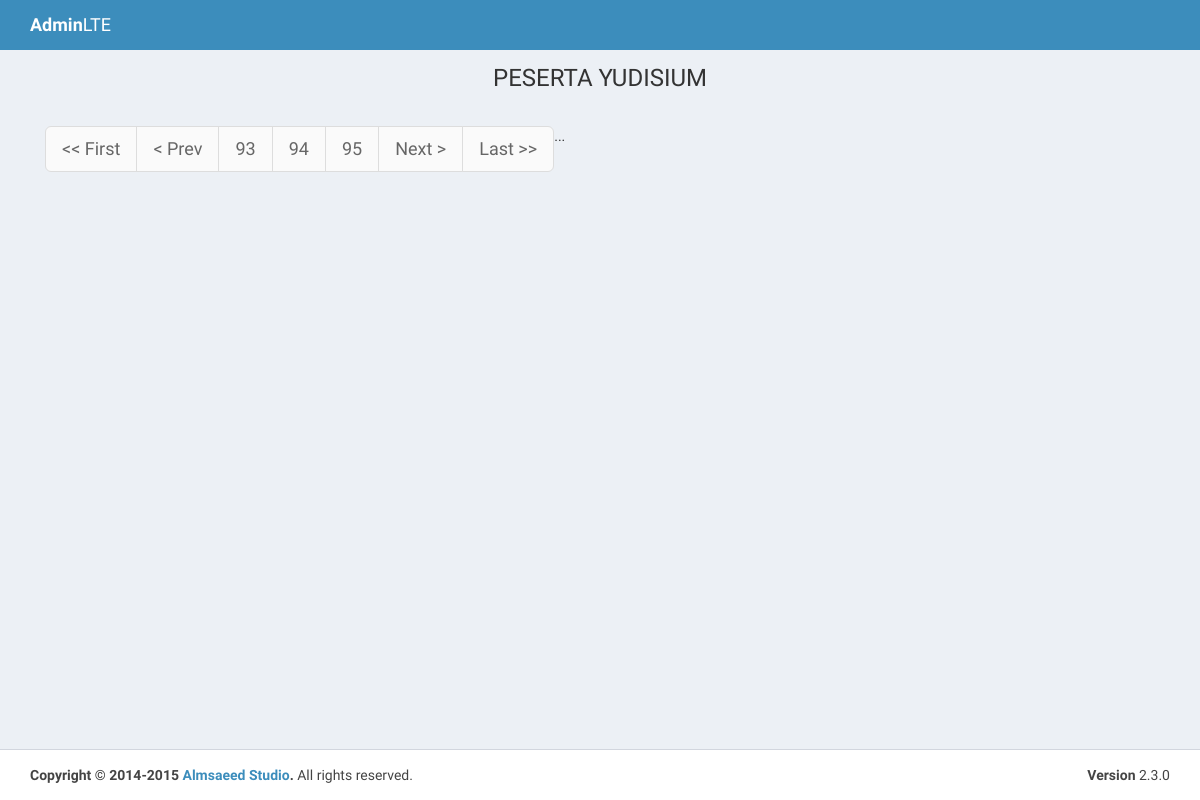
The app's page /ajax.php?halaman=95, older data.
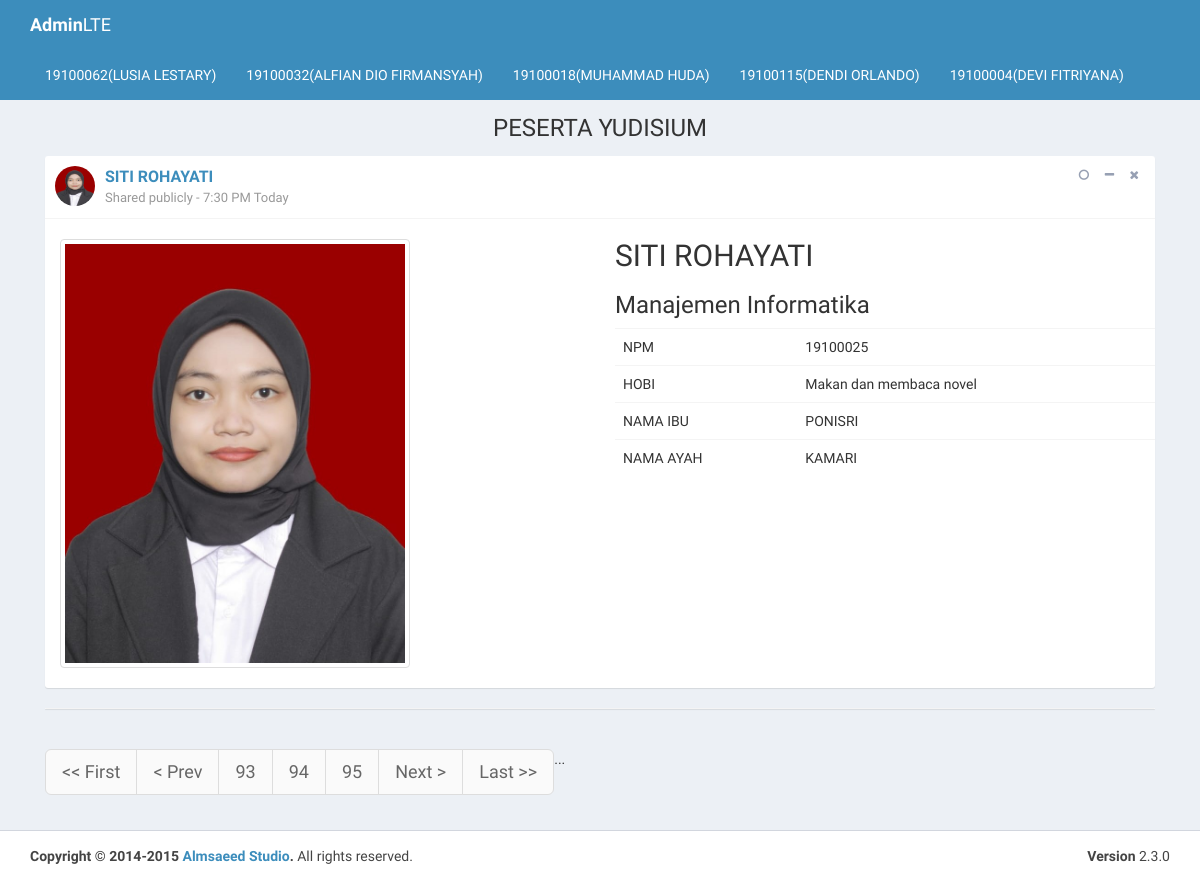
The same page, newer data.
### tables this page shows
CREATE TABLE `mhs` (
  `id_mhs` int(100) NOT NULL,
  `nama_mhs` varchar(100) NOT NULL,
  `npm_mhs` varchar(100) NOT NULL,
  `email_mhs` varchar(100) NOT NULL,
  `hp_mhs` varchar(100) NOT NULL,
  `hobi_mhs` varchar(100) NOT NULL,
  `lulus_mhs` varchar(100) NOT NULL,
  `foto_mhs` varchar(100) NOT NULL,
  `prodi_mhs` varchar(100) NOT NULL,
  `alamat_mhs` text NOT NULL,
  `ayah_mhs` varchar(100) NOT NULL,
  `ibu_mhs` varchar(100) NOT NULL,
  `pekerjaan_mhs` varchar(100) NOT NULL,
  `status_mhs` varchar(100) NOT NULL,
  `pass_mhs` varchar(100) NOT NULL,
  `read_pass` varchar(100) NOT NULL
);

### ajax.php (the view, shortened to what this page needs)
<?php
  include "koneksi.php";
  include "class_paging.php";
?>
<!DOCTYPE html>
<html>
  <head>
    <link rel="stylesheet" href="sys/bootstrap/bootstrap/css/bootstrap.min.css">
    <link rel="stylesheet" href="https://maxcdn.bootstrapcdn.com/font-awesome/4.4.0/css/font-awesome.min.css">
    <link rel="stylesheet" href="https://code.ionicframework.com/ionicons/2.0.1/css/ionicons.min.css">
    <link rel="stylesheet" href="sys/bootstrap/dist/css/AdminLTE.min.css">
    <link rel="stylesheet" href="sys/bootstrap/dist/css/skins/_all-skins.min.css">
  </head>
    <body class="hold-transition skin-blue layout-top-nav">
    <div class="wrapper">
    <header class="main-header">
        <nav class="navbar navbar-static-top">
          <div class="container">
            <div class="navbar-header">
              <a href="ajak.php" class="navbar-brand"><b>Admin</b>LTE</a>
            </div>
            <div class="collapse navbar-collapse pull-left" id="navbar-collapse">
              <ul class="nav navbar-nav">
              <?php
        $tebaru = mysqli_query($koneksi, "SELECT * FROM mhs WHERE status_mhs='new'  LIMIT 5");
        while ($t = mysqli_fetch_array($tebaru)) {
            echo "<li><a href='#' class='pagination-link' data-npm='" . $t['npm_mhs'] . "'>" . $t['npm_mhs'] . "(" . $t['nama_mhs'] . ")</a></li>";
        }
        ?>
              </ul>
            </div>
          </div>
        </nav>
      </header>
      <div class="content-wrapper">
        <div class="container">
          <section class="content-header">
            <h1 class="text-center">
              PESERTA YUDISIUM
            </h1>
          </section>
          <section class="content">
<?php
  $p      = new Paging;
  $batas  = 1;
  $posisi = $p->cariPosisi($batas);
	$mhs3=mysqli_query($koneksi," SELECT * FROM mhs  ORDER BY id_mhs DESC LIMIT $posisi,$batas");
	$jmldata     = mysqli_num_rows(mysqli_query($koneksi,"SELECT * FROM mhs ORDER BY id_mhs DESC"));
  $jmlhalaman  = $p->jumlahHalaman($jmldata, $batas);
  $linkHalaman = $p->navHalaman($_GET[halaman], $jmlhalaman);
	while ($row=mysqli_fetch_array($mhs3)){
    echo "
    <div class='row'>
        <div class='col-md-12'>
            <div class='box box-widget'>
                <div class='box-header with-border'>
                    <div class='user-block'>
                        <img class='img-circle' src='foto/foto_calon/" . $row['foto_mhs'] . "' alt='user image'>
                        <span class='username'><a href='#'>" . $row['nama_mhs'] . "</a></span>
                        <span class='description'>Shared publicly - 7:30 PM Today</span>
                    </div>
                    <div class='box-tools'>
                        <button class='btn btn-box-tool' data-toggle='tooltip' title='Mark as read'><i class='fa fa-circle-o'></i></button>
                        <button class='btn btn-box-tool' data-widget='collapse'><i class='fa fa-minus'></i></button>
                        <button class='btn btn-box-tool' data-widget='remove'><i class='fa fa-times'></i></button>
                    </div>
                </div>
                <div class='card mb-3 mt-3 mr-2'>
                  <div class='row no-gutters'>
                    <div class='col-md-6'>
                    <div class='container'><br>
                      <img class='img-thumbnail' width='350' height='450' src='foto/foto_calon/" . $row['foto_mhs'] . "' alt=''>
                     </div>
                    </div>
                    <div class='col-md-6'>
                      <div class='card-body'>
                            <h2>" . $row['nama_mhs'] . "</h2>
                            <h3>" . $row['prodi_mhs'] . "</h3>
                        <table class='table'>
                          <tr>
                            <td>NPM</td>
                            <td>" . $row['npm_mhs'] . "</td>
                          </tr>
                          <tr>
                            <td>HOBI</td>
                            <td>" . $row['hobi_mhs'] . "</td>
                          </tr>
                          <tr>
                          <td>NAMA IBU</td>
                          <td>" . $row['ibu_mhs'] . "</td>
                        </tr>
                          <tr>
                            <td>NAMA AYAH</td>
                            <td>" . $row['ayah_mhs'] . "</td>
                          </tr>
                        </table>
                      </div>
                    </div>
                  </div>
                </div>
                <div class='box-body'>
                </div>
            </div>
        </div>
        <div class='col-md-12'>
            <div class='box box-widget widget-user-2'>
                <div class='box-footer no-padding'>
                </div>
            </div>
        </div>
    </div>
    ";
  	   }
echo"<div class='box-tools'>
<ul class='pagination pagination-lg'>
$linkHalaman
</ul>
</div>"; ?>
</section>
        </div>
      </div>
      <footer class="main-footer">
      <?php include"bawah.php"; ?>
      </footer>
    </div>
</body>
</html>

### class_paging.php (shortened to what this page needs)
<?php
class Paging{
function cariPosisi($batas){
if(empty($_GET['halaman'])){
	$posisi=0;
	$_GET['halaman']=1;
}
else{
	$posisi = ($_GET['halaman']-1) * $batas;
}
return $posisi;
}
function jumlahHalaman($jmldata, $batas){
$jmlhalaman = ceil($jmldata/$batas);
return $jmlhalaman;
}
function navHalaman($halaman_aktif, $jmlhalaman){
$link_halaman = "";
if($halaman_aktif > 1){
	$prev = $halaman_aktif-1;
	$link_halaman .= "<li><a href=ajax.php?halaman=1><< First</a></li>
	<li><a href=ajax.php?halaman=$prev>< Prev</a></li>";
}
else{
	$link_halaman .= "<li><a><< First </a></li><li><a>< Prev</a></li>";
}
$angka = ($halaman_aktif > 3 ? " ... " : " ");
for ($i=$halaman_aktif-2; $i<$halaman_aktif; $i++){
	  $angka .= "<li><a href=ajax.php?halaman=$i>$i</a></li>";
  }
	  $angka .= "  <li><a>$halaman_aktif</a></li>  ";
    for($i=$halaman_aktif+1; $i<($halaman_aktif+3); $i++){
    if($i > $jmlhalaman)
      break;
	  $angka .= "<li><a href=ajax.php?halaman=$i>$i</a></li>";
    }
	  $angka .= ($halaman_aktif+2<$jmlhalaman ? " <li><a>... </a></li><li><a href=ajax.php?halaman=$jmlhalaman>$jmlhalaman</a></li> " : " ");
$link_halaman .= "$angka";
if($halaman_aktif < $jmlhalaman){
	$next = $halaman_aktif+1;
	$link_halaman .= "<li> <a href=ajax.php?halaman=$next>Next ></a></li>
	<li><a href=ajax.php?halaman=$jmlhalaman>Last >></a></li> ";
}
else{
	$link_halaman .= " <li><a>Next > </a></li><li><a>Last >></a></li>";
}
return $link_halaman;
}
}
?>

### bawah.php
<div class="container">
          <div class="pull-right hidden-xs">
            <b>Version</b> 2.3.0
          </div>
          <strong>Copyright &copy; 2014-2015 <a href="http://almsaeedstudio.com">Almsaeed Studio</a>.</strong> All rights reserved.
        </div>

Row changes from the older to the newer data that the page shows:
added mhs: npm_mhs "19100062", nama_mhs "LUSIA LESTARY"
added mhs: npm_mhs "19100032", nama_mhs "ALFIAN DIO FIRMANSYAH"
added mhs: npm_mhs "19100018", nama_mhs "MUHAMMAD HUDA"
added mhs: npm_mhs "19100115", nama_mhs "DENDI ORLANDO"
added mhs: npm_mhs "19100004", nama_mhs "DEVI FITRIYANA"
added mhs: foto_mhs (picture), nama_mhs "SITI ROHAYATI", prodi_mhs "Manajemen Informatika", npm_mhs "19100025", hobi_mhs "Makan dan membaca novel", ibu_mhs "PONISRI", ayah_mhs "KAMARI", shown under "PESERTA YUDISIUM"
